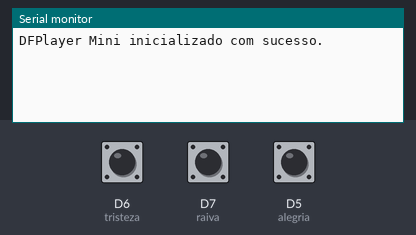
Recording of a sketch running on a simulated ESP8266 (Wemos D1 mini). Shown: the last lines printed to the serial monitor. The test bench sets the inputs (shaded band); at power-on: D6 (tristeza) HIGH, D7 (raiva) HIGH, D5 (alegria) HIGH. Random numbers use the default seed unless the sketch sets one; the audio player accepts every command and is not drawn.

Above: at 1.7 s.
1.8 s: D6 (tristeza) pulled LOW for 0.15 s
At 2.9 s:
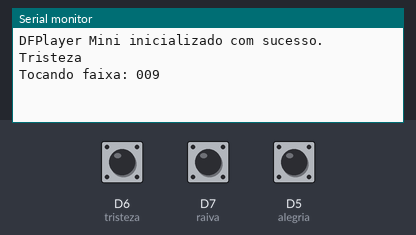
3.4 s: D7 (raiva) pulled LOW for 0.15 s
At 4.7 s:
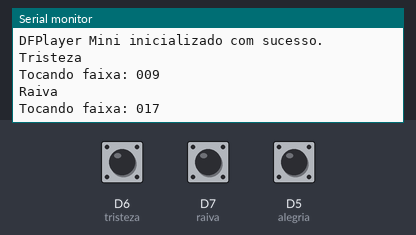
5.0 s: D5 (alegria) pulled LOW for 0.15 s
At 5.7 s:
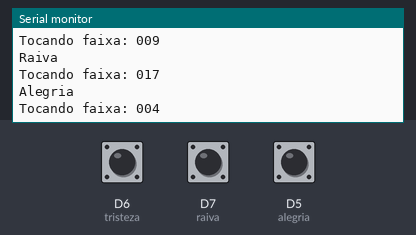
6.6 s: D6 (tristeza) pulled LOW for 1 s
At 8.7 s:
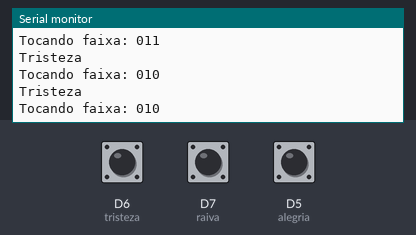
9.1 s: D7 (raiva) pulled LOW for 1 s
At 11.3 s:
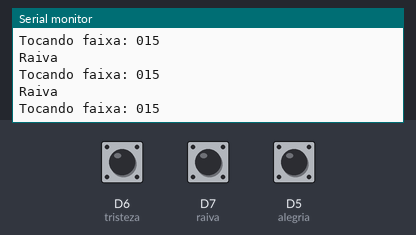
11.6 s: D5 (alegria) pulled LOW for 1 s
At 13.0 s:
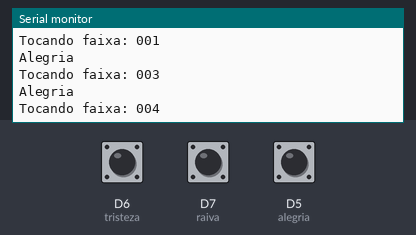
Timing chart, 0 to 14.6 s (numbered marks = the images above; inputs shaded):
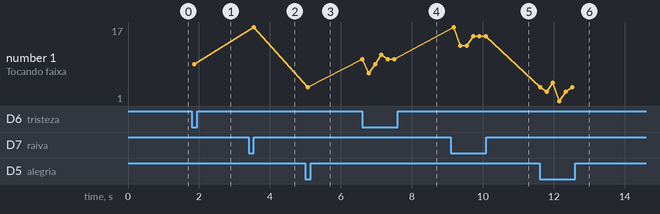

The sketch:

dfplayer_esp8266_wemos.ino
```cpp
#include <SoftwareSerial.h>
#include <DFRobotDFPlayerMini.h>

SoftwareSerial mySerial(D1, D2);  // RX, TX para o DFPlayer
DFRobotDFPlayerMini myDFPlayer;

const int alegria = D5;  // Botão 1 (001-030)
const int tristeza = D6;  // Botão 2 (031-041)
const int raiva = D7;  // Botão 3 (041-051)

void setup() {
  mySerial.begin(9600);
  Serial.begin(115200);

  if (!myDFPlayer.begin(mySerial)) {
    Serial.println("Erro ao inicializar o DFPlayer Mini");
    while (true);
  }

  Serial.println("DFPlayer Mini inicializado com sucesso.");
  myDFPlayer.volume(39);  // Define o volume entre 0 e 30

  // Configura os botões como entradas
  pinMode(alegria, INPUT_PULLUP);
  pinMode(tristeza, INPUT_PULLUP);
  pinMode(raiva, INPUT_PULLUP);
}

void loop() {
  if (digitalRead(alegria) == LOW) {
    playRandomTrack(1);  // Reproduz uma música aleatória do conjunto 1
  }
  if (digitalRead(tristeza) == LOW) {
    playRandomTrack(2);  // Reproduz uma música aleatória do conjunto 2
  }
  if (digitalRead(raiva) == LOW) {
    playRandomTrack(3);  // Reproduz uma música aleatória do conjunto 3
  }
  delay(150);  // Debounce simples para evitar múltiplas leituras rápidas
}

void playRandomTrack(int emotion) {
  int track = 0;

  // Escolhe uma faixa aleatória de acordo com o botão pressionado
  if (emotion == 1) {
    track = random(1, 6);  // Alegria: faixas de 001 a 006
    Serial.println("Alegria");
  } else if (emotion == 2) {
    track = random(7, 12);  // Tristeza: faixas de 007 a 012
    Serial.println("Tristeza");
  } else if (emotion == 3) {
    track = random(13, 18);  // Raiva: faixas de 012 a 018
    Serial.println("Raiva");
  }
  // Garante que o número seja formatado corretamente como "001", "002", etc.
  char trackString[4];  // Vetor para armazenar o número formatado como string
  sprintf(trackString, "%03d", track);  // Converte o número para string com 3 dígitos
  // Exibe a faixa escolhida no monitor serial
  Serial.print("Tocando faixa: ");
  Serial.println(trackString);
  int trackNumber = atoi(trackString);  // Converte a string para inteiro
  // Toca a faixa correta no DFPlayer
  myDFPlayer.play(trackNumber);  // O DFPlayer Mini toca a faixa com o número convertido
}
```

Measured:
- after the input at 1.8 s, the serial monitor: prints a new line after 0.06 s (image 1)
- after the input at 3.4 s, the serial monitor: prints a new line after 0.14 s (image 2)
- after the input at 5.0 s, the serial monitor: prints a new line after 0.07 s (image 3)
- after the input at 6.6 s, the serial monitor: prints a new line at once (image 4)
- after the input at 9.1 s, the serial monitor: prints a new line after 0.08 s (image 5)
- after the input at 11.6 s, the serial monitor: prints a new line at once (image 6)
- plotted number 1: 9 → 17 after the input at 3.4 s, 17 → 4 after the input at 5.0 s, 4 → 10 after the input at 6.6 s, 10 → 15 after the input at 9.1 s, 15 → 4 after the input at 11.6 s
